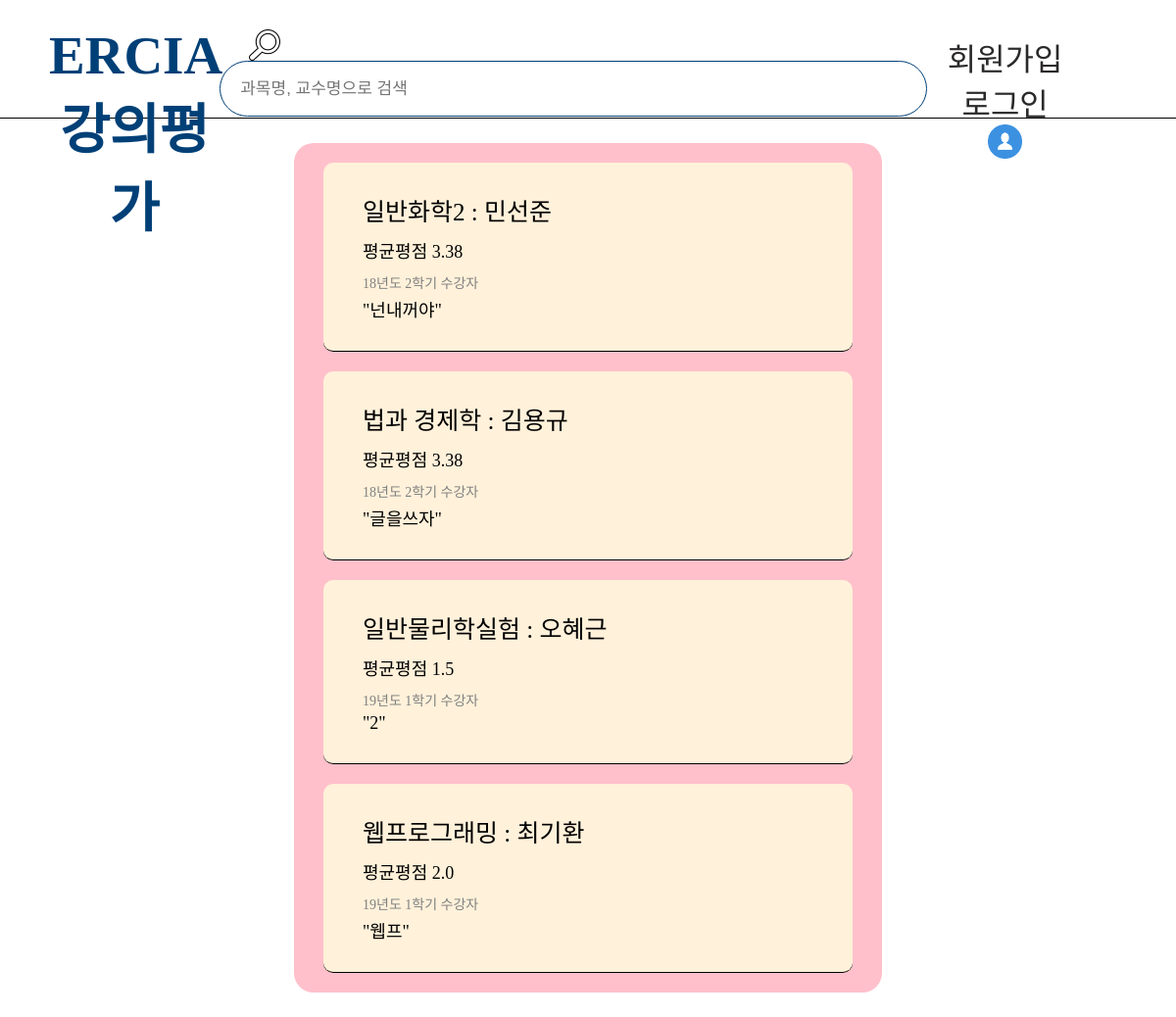
The page / on the database its author committed.
### app/models.py (models this page shows, shortened)
class GeneralChemistry2(models.Model):
    objects = models.Manager()
    author = models.ForeignKey(settings.AUTH_USER_MODEL, default =1, on_delete = models.CASCADE)
    lectureName = models.CharField(max_length=200, default="일반화학2")
    professorName = models.CharField(max_length=50, default="민선준")
    SEME_FIELD_CHOICES=[
        ('19년도 2학기', '19년도 2학기'),
        ('19년도 1학기', '19년도 1학기'),
        ('18년도 2학기', '18년도 2학기'),
        ('18년도 2학기', '18년도 1학기'),
    ]
    seme = models.CharField(max_length=10, choices=SEME_FIELD_CHOICES)
    score = models.IntegerField(validators=[MinValueValidator(0),MaxValueValidator(5)], default=[0])
    text = models.TextField(max_length=300)
    time = models.DateTimeField(default=timezone.now)

class LawAndEconomics(models.Model):
    objects = models.Manager()
    author = models.ForeignKey(settings.AUTH_USER_MODEL, default =1, on_delete = models.CASCADE)
    lectureName = models.CharField(max_length=200, default="법과경제학")
    professorName = models.CharField(max_length=50, default="김용규")
    SEME_FIELD_CHOICES=[
        ('19년도 2학기', '19년도 2학기'),
        ('19년도 1학기', '19년도 1학기'),
        ('18년도 2학기', '18년도 2학기'),
        ('18년도 2학기', '18년도 1학기'),
    ]
    seme = models.CharField(max_length=10, choices=SEME_FIELD_CHOICES)
    score = models.IntegerField(validators=[MinValueValidator(0),MaxValueValidator(5)], default=[0])
    text = models.TextField(max_length=300)
    time = models.DateTimeField(default=timezone.now)

class PhysicsExperiment(models.Model):
    objects = models.Manager()
    author = models.ForeignKey(settings.AUTH_USER_MODEL, default =1, on_delete = models.CASCADE)
    lectureName = models.CharField(max_length=200, default="일반물리학실험")
    professorName = models.CharField(max_length=50, default="오혜근")
    SEME_FIELD_CHOICES=[
        ('19년도 2학기', '19년도 2학기'),
        ('19년도 1학기', '19년도 1학기'),
        ('18년도 2학기', '18년도 2학기'),
        ('18년도 2학기', '18년도 1학기'),
    ]
    seme = models.CharField(max_length=10, choices=SEME_FIELD_CHOICES)
    score = models.IntegerField(validators=[MinValueValidator(0),MaxValueValidator(5)], default=[0])
    text = models.TextField(max_length=300)
    time = models.DateTimeField(default=timezone.now)

class WebProgramming(models.Model):
    objects = models.Manager()
    author = models.ForeignKey(settings.AUTH_USER_MODEL, default =1, on_delete = models.CASCADE)
    lectureName = models.CharField(max_length=200, default="웹프로그래밍")
    professorName = models.CharField(max_length=50, default="최기환")
    SEME_FIELD_CHOICES=[
        ('19년도 2학기', '19년도 2학기'),
        ('19년도 1학기', '19년도 1학기'),
        ('18년도 2학기', '18년도 2학기'),
        ('18년도 2학기', '18년도 1학기'),
    ]
    seme = models.CharField(max_length=10, choices=SEME_FIELD_CHOICES)
    score = models.IntegerField(validators=[MinValueValidator(0),MaxValueValidator(5)], default=[0])
    text = models.TextField(max_length=300)
    time = models.DateTimeField(default=timezone.now)

### app/views.py (the view)
# urls.py: path('', app.views.index, name='main'),
def index(request):
    contentsGC = GeneralChemistry2.objects.all()
    countGC = 0
    sumGC = 0
    avgGC = "등록해줘~"
    professorNameGC="초기이름"
    for content in contentsGC:
        sumGC += content.score
        countGC +=1
        avgGC = round(sumGC/countGC, 2)
        professorNameGC = content.professorName
    latestGC = GeneralChemistry2.objects.order_by('-pk').first()
    contentsLE = LawAndEconomics.objects.all()
    countLE = 0
    sumLE = 0
    avgLE = "등록해줘~"
    professorNameLE="초기이름"
    for content in contentsLE:
        sumLE += content.score
        countLE +=1
        avgLE = round(sumLE/countLE, 2)
        professorNameLE = content.professorName
    latestLE = LawAndEconomics.objects.order_by('-pk').first()
    contentsPE = PhysicsExperiment.objects.all()
    countPE = 0
    sumPE = 0
    avgPE = "등록해줘~"
    professorNamePE="초기이름"
    for content in contentsPE:
        sumPE += content.score
        countPE +=1
        avgPE = round(sumPE/countPE, 2)
        professorNamePE = content.professorName
    latestPE = PhysicsExperiment.objects.order_by('-pk').first()
    contentsWP = WebProgramming.objects.all()
    countWP = 0
    sumWP = 0
    avgWP = "등록해줘~"
    professorNameWP="초기이름"
    for content in contentsWP:
        sumWP += content.score
        countWP +=1
        avgWP = round(sumWP/countWP, 2)
        professorNameWP = content.professorName
    latestWP = WebProgramming.objects.order_by('-pk').first()
    return render(request, 'index.html', { 'professorNameGC':professorNameGC, 'professorNameLE':professorNameLE, 'professorNamePE':professorNamePE,'professorNameWP':professorNameWP,'avgGC' : avgGC , 'avgLE' : avgLE, 'avgPE':avgPE, 'avgWP':avgWP , 'latestGC':latestGC, 'latestLE':latestLE, 'latestPE':latestPE, 'latestWP':latestWP})

### app/templates/index.html (shortened to what this page needs)
{% extends "base_list.html" %}
{% load static %}
{% block css %}
<link rel="stylesheet" href="{% static 'css/index.css' %}">
{% endblock css %}
{% block content %}
{% if user.is_authenticated %}
{% csrf_token %}
<div class="section">
    <div class="main-item 1">
        <a class="articles" href="{% url 'GC2' %}" id = "articles">
            <p class="title">일반화학2 : {{professorNameGC}}</p>
            <p class="score">평균평점 {{avgGC}}</p>
            <p class="seme">{{latestGC.seme}} 수강자</p>
            <p class="text">"{{latestGC.text}}"</p>
        </a>
    </div>
    <div class="main-item 2">
        <a class="articles" href="{% url 'LE' %}"id = "articles">
            <p class="title">법과 경제학 : {{professorNameLE}}</p>
            <p class="score">평균평점 {{avgLE}}</p>
            <p class="seme">{{latestLE.seme}} 수강자</p>
            <p class="text">"{{latestLE.text}}"</p>
        </a>
    </div>
    <div class="main-item 3">
        <a class="articles" href="{% url 'PE' %}"id = "articles">
            <p class="title">일반물리학실험 : {{professorNamePE}}</p>
            <p class="score">평균평점 {{avgPE}}</p>
            <p class="seme">{{latestPE.seme}} 수강자</p>
            <p class="text">"{{latestPE.text}}"</p>
        </a>
    </div>
    <div class="main-item 4">
        <a class="articles" href="{% url 'WP' %}"id = "articles">
            <p class="title">웹프로그래밍 : {{professorNameWP}}</p>
            <p class="score">평균평점 {{avgWP}}</p>
            <p class="seme">{{latestWP.seme}} 수강자</p>
            <p class="text">"{{latestWP.text}}"</p>
        </a>
    </div>
</div>
{% else %}
<div class="section">
        <div class="main-item 1">
            <a class="articles" onclick="loginWarning();" href="#">
                <p class="title">일반화학2 : {{professorNameGC}}</p>
                <p class="score">평균평점 {{avgGC}}</p>
                <p class="seme">{{latestGC.seme}} 수강자</p>
                <p class="text">"{{latestGC.text|truncatechars_html:20}}"</p>
            </a>
        </div>
        <div class="main-item 2">
            <a class="articles" onclick="loginWarning();" href="#">
                <p class="title">법과 경제학 : {{professorNameLE}}</p>
                <p class="score">평균평점 {{avgLE}}</p>
                <p class="seme">{{latestLE.seme}} 수강자</p>
                <p class="text">"{{latestLE.text|truncatechars_html:20}}"</p>
            </a>
        </div>
        <div class="main-item 3">
            <a class="articles" onclick="loginWarning();" href="#">
                <p class="title">일반물리학실험 : {{professorNamePE}}</p>
                <p class="score">평균평점 {{avgPE}}</p>
                <p class="seme">{{latestPE.seme}} 수강자</p>
                <p class="text">"{{latestPE.text|truncatechars_html:20}}"</p>
            </a>
        </div>
        <div class="main-item 4">
            <a class="articles" onclick="loginWarning();" href="#">
                <p class="title">웹프로그래밍 : {{professorNameWP}}</p>
                <p class="score">평균평점 {{avgWP}}</p>
                <p class="seme">{{latestWP.seme}} 수강자</p>
                <p class="text">"{{latestWP.text|truncatechars_html:20}}"</p>
            </a>
        </div>
    </div>
{% endif %}
{% endblock %}

### app/templates/base_list.html (shortened to what this page needs)
{% load static %}
<!DOCTYPE html>
<html lang="en">
<head>
    <link rel="stylesheet" type="text/css" href="{% static 'css/base.css'%}">
    <link rel="stylesheet" href="{% static 'css/font.css' %}">
    {% block css %}{% endblock css %}
</head>
<body>
    <div class="container">
        <div class="outer">
            <div class="top_nav">
                <div id="box-left">
                    <a href="{% url 'main' %}">
                        <h1 class="name"> ERCIA 강의평가</h1>
                    </a>
                </div>
                {% if user.is_authenticated %}
                <div id='box-center'>
                    <form action = "{% url 'result' %}" method='GET'>
                        <input class="input_button" type="image" src="{% static 'image/find.png'%}" alt="Submit">
                        <input class="input_box" type="text" name="query" placeholder="과목명, 교수명으로 검색">
                    </form>
                </div>
                {% else %}
                <div id='box-center'>
                    <form >
                        <input class="input_button" type="image" src="{% static 'image/find.png'%}" alt="Submit">
                        <input class="input_box" onclick="loginWarning();" placeholder="과목명, 교수명으로 검색">
                    </form>
                </div>
                {% endif %}
                <div id='box-right'>
                    <ul>
                        {% if user.is_authenticated %}
                        <ul>
                            <li class="li"><a href="javascript:{document.getElementById('logout').submit()}"
                                     class="li_Logout">로그아웃</a>
                                <form id="logout" method="POST" action="{% url 'logout' %}">
                                    {% csrf_token %}
                                    <input type="hidden" />
                                </form>
                            </li>
                            <li class="li">
                                {% csrf_token %}
                                <p class="intro">{{user.username}}님<br>안녕하세요!</p>
                            </li>
                            <li class="li"><a href="{% url 'mypage' %}"><img class="profile_img"
                                        src="{%static 'image/profile.png' %}"></a></li>
                        </ul>
                        <ul><br>
                            {% else %}
                            <li class="li"><a href="{% url 'signuphome' %}" class="li_Signup">회원가입</a></li>
                            <li class="li"><a href="{% url 'loginhome' %}" class="li_Login" >로그인</a></li>
                            <li class="li"><a href="" onclick="loginWarning();"><img class="profile_img"
                                        src="{%static 'image/profile.png'%}" width="40" height="40"></a></li>
                            {% endif %}
                        </ul>
                </div>
            </div>
            <div class="content">
                {% block content %}
                {% endblock %}
            </div>
        </div>
    </div>
</body>

### app/static/css/base.css (style rules this page uses)
* { margin: 0; padding: 0; }
a { color: #000; }
a:link { color: black; }
body { background: white; margin: 0; display: flex; justify-content: center; }
.outer { position:absolute; top:50%; left:50%; background: white; transform:translate(-50%, -50%); width: 100%; height: 100%; }
.content { display: flex; flex-direction: column; width: 100%; padding: 25px 0; }
.top_nav { height: 120px; display: flex; background-color: white; border-bottom: solid 1px black; position: relative; padding: 0 50px; }
#box-left { flex: 0.8; text-align: center; padding: 25px 0; font-size: 1.3rem; }
#box-center { flex: 1.4; text-align: left; padding: 30px 0; }
input { vertical-align: middle; margin-right: 15px; }
.input_box { padding: 20px; border: 1.8px solid #004077; border-radius : 30px; width:680px; height:15px; font-size: 17px; }
.input_button { width:32px; height:32px; cursor: pointer; padding-left: 30px; }
#box-right { margin: 0 auto; padding: 35px 0; padding-right: 40px; }
#box-right ul { float: right; text-align: center; margin: 0; padding: 0; }
.li { list-style-type: none; display: inline-block; text-align: center; outline : lpx dotted blue; margin-right: 20px; font-size: 30px; }
.profile_img { width: 35px; height: 35px; }
#box-right a { text-decoration:none; color: black; }
#box-right ul li a { color: #2b2929; }
a { text-decoration: none; }
.name { font-family: NanumSquareEB; font-size: 55px; text-align: center; color: #004077; }
.li_Signup { font-family: NanumSquareEB; font-size: 32px; text-align: center; }
.li_Login { font-family: NanumSquareEB; font-size: 32px; text-align: center; }

### app/static/css/index.css (style rules this page uses)
body { height: 100%; width: 100%; }
.section { margin: 0 300px; border-radius: 20px; background: pink; }
.main-item { background-color: rgb(255, 241, 218); border-bottom: solid 1px black; margin: 20px 30px; padding: 30px 40px; border-radius: 10px; }
a { color: #000; }
a:link { color: black; }
.title { margin-bottom: 10px; font-family: NanumSquareEB; font-size: 25px; }
.score { margin-bottom: 10px; font-family: NanumBarunpenB; font-size: 18px; }
.seme { margin-bottom: 4px; font-family: NanumBarunpenB; font-size: 14px; color: gray; }
.text { font-family: NanumBarunpenB; font-size: 18px; }

### rows shown on the page
GeneralChemistry2: professorName "민선준", seme "18년도 2학기", text "넌내꺼야"
LawAndEconomics: professorName "김용규", seme "18년도 2학기", text "글을쓰자"
PhysicsExperiment: professorName "오혜근", seme "19년도 1학기", text "2"
WebProgramming: professorName "최기환", seme "19년도 1학기", text "웹프"

### other values the page prints
{{ avgGC }} "3.38"
{{ avgLE }} "3.38"
{{ avgPE }} "1.5"
{{ avgWP }} "2.0"
